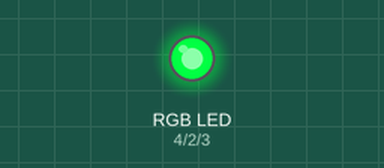
Recording of a sketch running on a simulated Arduino Uno, built with avr-gcc and run on an emulated ATmega328P. Shown: an RGB LED mixed from three pins (HIGH = lit). Dim RGB values are drawn brighter than linear; random numbers use the default seed unless the sketch sets one.

Above: at 0.1 s.
At 2.6 s:
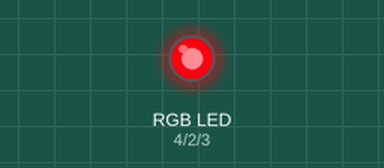
At 7.6 s:
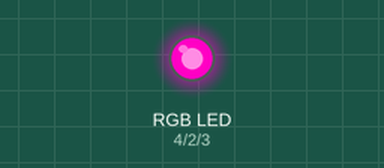
At 15.1 s:
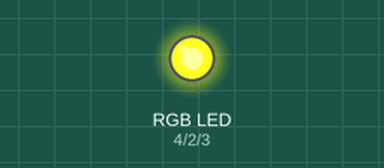
At 25.1 s:
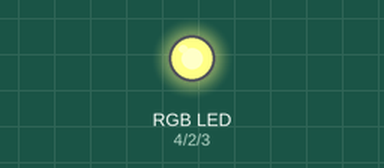
At 35.1 s:
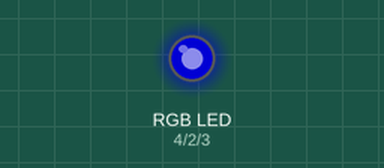
Timing chart, 0 to 39.0 s (numbered marks = the images above):
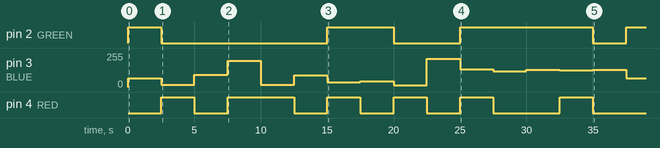

Measured:
- by itself, pin 2 (GREEN): goes HIGH 2.5 s, LOW 12.5 s, HIGH 5.0 s, LOW 5.0 s, HIGH 10.0 s, LOW 2.5 s, then HIGH
- by itself, pin 4 (RED): goes HIGH 2.5 s, LOW 2.5 s, HIGH 5.0 s, 3 × (LOW 2.5 s, HIGH 2.5 s), LOW 5.0 s, HIGH 2.5 s, then LOW

The sketch:

rgbled.ino
```cpp
#define RED		4
#define BLUE	3
#define GREEN	2

int red   = 128;
int blue  = 64;
int green = 32;

void setup()
{
  pinMode(RED, OUTPUT);
  pinMode(BLUE, OUTPUT);
  pinMode(GREEN, OUTPUT);

  randomSeed(analogRead(0));
}

void loop()
{
  red = random(256);
  blue = random(256);
  green = random(256);

  analogWrite(RED, red);
  analogWrite(BLUE, blue);
  analogWrite(GREEN, green);

  delay(2500);
}
```
